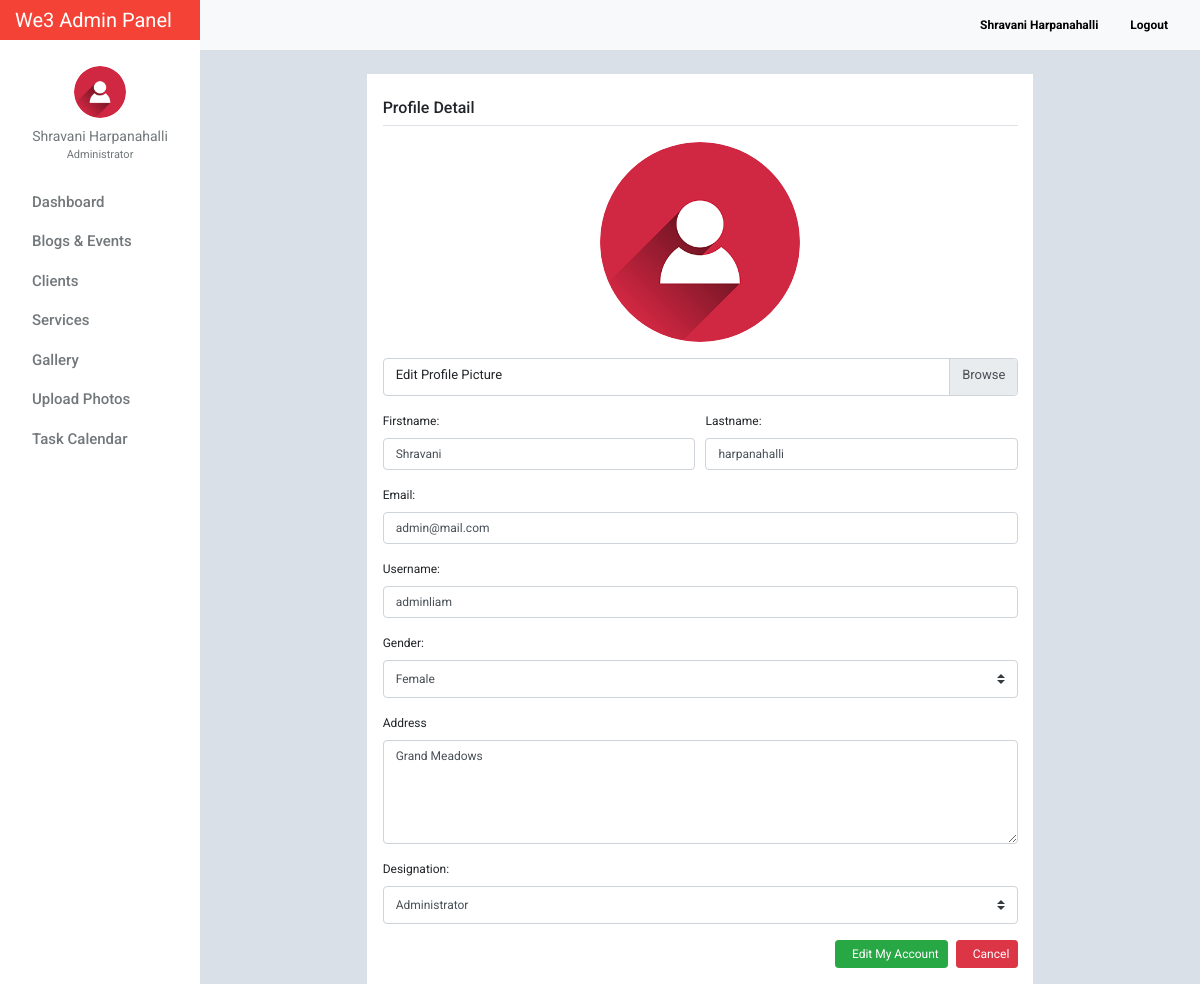
The app's page /users_profile.php (signed in) with its own data.
### tables this page shows
CREATE TABLE `tblusers` (
  `id` int(11) NOT NULL,
  `firstname` varchar(32) NOT NULL,
  `lastname` varchar(32) NOT NULL,
  `gender` enum('m','f') NOT NULL,
  `username` varchar(50) NOT NULL,
  `password` varchar(50) NOT NULL,
  `email` varchar(100) NOT NULL,
  `designation` varchar(100) NOT NULL,
  `address` text NOT NULL,
  `access_level` enum('0','1','2') NOT NULL,
  `profile_picture` varchar(100) NOT NULL,
  `date_created` varchar(100) NOT NULL
);

### include/database.php (called while the page is built, shortened)
<?php
class Database
{
    public $connection;
    public function open_connection()
    {
        $this->connection = mysqli_connect(DB_HOST, DB_USER, DB_PASS, DB_NAME);
    }
    public function query($sql)
    {
        $result = mysqli_query($this->connection, $sql);
        return $result;
    }
}
$db = new Database();
?>

### include/db_object.php (called while the page is built, shortened)
<?php
class DB_Object
{
    public static function find_by_id($id) {
        $the_result_array = static::find_by_query("SELECT * FROM " . static::$db_table . " WHERE id = $id ORDER BY id DESC  LIMIT 1 ");
        return !empty($the_result_array) ? array_shift($the_result_array) : false;
    }
    public static function find_by_query($sql) {
        global $db;
        $result_set = $db->query($sql);
        $the_object_array = array();
        while($row = mysqli_fetch_array($result_set)) {
            $the_object_array[] = static::instantiation($row);
        }
        return $the_object_array;
    }
    public static function instantiation($the_record){
        $the_object = new $calling_class;
        foreach($the_record as $the_attribute => $value)
        {
            if($the_object->has_the_attribute($the_attribute)) {
                $the_object->$the_attribute = $value;
            }
        }
        return $the_object;
    }
    private function has_the_attribute($the_attribute) {
        $object_properties = get_object_vars($this);
        return array_key_exists($the_attribute, $object_properties);
    }
}
?>

### include/Users.php (called while the page is built, shortened)
<?php
class Users extends DB_Object
{
    public $profile_picture;
    public $upload_directory = "upload/users";
    public $image_placeholder = "http://placehold.it/64x64&text=images";
    public function profile_picture_picture() {
        return empty($this->profile_picture) ? $this->image_placeholder : $this->upload_directory. '/' .$this->profile_picture;
    }
}
?>

### users_profile.php (the view, shortened to what this page needs)
<?php $users_profile = Users::find_by_id($_SESSION['id']); ?>
<!doctype html>
<html lang="en">
<head>
    <link href="css/bootstrap.min.css" rel="stylesheet">
    <link href="css/dashboard.css" rel="stylesheet">
    <link href="css/dataTables.bootstrap4.min.css" rel="stylesheet">
    <link rel="stylesheet" type="text/css"
          href="https://cdn.materialdesignicons.com/2.1.19/css/materialdesignicons.min.css">
</head>
<body>
<?php include_once 'include/sidebar.php'; ?>
<div class="row">
    <div class="col-lg-8 offset-2 pl-3 pb-3 box-shadow mt-4">
            <form method="post" action="" enctype="multipart/form-data">
                <h6 class="h6 mt-4 pb-2" style="border-bottom: 1px solid #dee2e6!important;">Profile Detail
                </h6>
                <div class="text-center mb-3 mt-3">
                    <img src="<?= $users_profile->profile_picture_picture(); ?>" style="border-radius: 50%; width: 200px;height: 200px;diplay:block;" alt="">
                </div>
                <div class="custom-file mb-3" style="font-size: 13px;">
                  <label class="custom-file-label" for="customFile">Edit Profile Picture</label>
                </div>
                <div class="form-row">
                    <div class="form-group col-md-6">
                        <label for="inputFirstname">Firstname:</label>
                        <input type="text" name="firstname" class="form-control" value="<?= $users_profile->firstname; ?>" id="inputFirstname"  placeholder="Enter firstname">
                    </div>
                   <div class="form-group col-md-6">
                        <label for="inputLastname">Lastname:</label>
                        <input type="text" name="lastname" class="form-control" value="<?= $users_profile->lastname; ?>" id="inputLastname"  placeholder="Enter lastname">
                    </div>
                </div>
                <div class="form-group">
                    <label for="inputEmail">Email:</label>
                    <input type="text" name="email" class="form-control"  value="<?= $users_profile->email; ?>" id="inputEmail" placeholder="Enter email">
                </div>
                <div class="form-group">
                    <label for="inputUsername">Username:</label>
                    <input type="text" name="username" class="form-control"  value="<?= $users_profile->username; ?>" id="inputUsername" placeholder="Enter username">
                </div>
                 <div class="form-group">
                        <label for="gender">Gender:</label>
                        <select name="gender" class="custom-select" id="gender">
                            <?php if($users_profile->gender == 'm') : ?>
                                <option value="m" selected>Male</option>
                                <option value="f">Female</option>
                            <?php else: ?>
                                <option value="f" selected>Female</option>
                            <?php endif; ?>
                        </select>
                    </div>
                <div class="form-group">
                    <label for="inputAddress">Address</label>
                    <textarea rows="5" name="address" class="form-control" id="inputAddress"  placeholder="Enter address"><?= $users_profile->address;  ?></textarea>
                </div>
                 <div class="form-group">
                    <label for="designation">Designation:</label>
                    <select name="designation" id="designation" class="custom-select">
                        <?php if($users_profile->designation == 0) : ?>
                            <option value="0" selected>Administrator</option>
                        <?php else: ?>
                            <option value="0">Administrator</option>
                            <option value="1" selected>Moderator</option>
                        <?php endif; ?>
                    </select>
                </div>
                 <a href="users.php" class="btn btn-sm btn-danger float-right" style="font-size: 12px;">
                    <i class="mdi mdi-close-circle mr-2"></i> Cancel
                </a>
                <button type="submit" name="submit" class="btn btn-sm btn-success float-right mr-2" style="font-size: 12px;">
                    <i class="mdi mdi-account-plus mr-2"></i> Edit My Account
                </button>
            </form>
    </div>
</div>
<?php include_once 'include/footer.php';?>

### include/sidebar.php (shortened to what this page needs)
<nav class="navbar sticky-top p-0" style="width: 16.7%;background-color: #f44336;">
    <a class="navbar-brand col-sm-3 col-md-2 mr-0" style="color:white;" href="dashboard.php">
        We3 Admin Panel
    </a>
</nav>
<div class="container-fluid">
    <div class="row">
        <nav class="col-md-2 d-none d-md-block bg-light sidebar">
            <div class="sidebar-sticky">
                <ul class="nav flex-column">
                    <li class="nav-item mt-3">
                        <div class="text-center">
                            <a href="users_profile.php" class="user-button">
                                <img src="<?= $users_profile->profile_picture_picture(); ?>" class="img-fluid rounded-circle" width="52" height="52" alt="">
                                <div class="user-profile"><?= $users_profile->firstname . ' ' . $users_profile->lastname; ?></div>
                            </a>
                                <div class="text-center mt-0" style="font-size: 11px;color:#72777a;">
                                    <?= ($users_profile->designation == 0) ? 'Administrator' : 'Moderator'; ?>
                                </div>
                        </div>
                    </li>
                    <li class="nav-item"><div class="dropdown-divider"></div></li>
                    <li class="nav-item">
                        <a class="nav-link" href="dashboard.php">
                            Dashboard <span class="sr-only">(current)</span>
                        </a>
                    </li>
                    <li class="nav-item"><div class="dropdown-divider"></div></li>
                    <li class="nav-item">
                        <a class="nav-link" href="blog_events.php">
                            Blogs &amp; Events
                        </a>
                    </li>
                    <li class="nav-item"><div class="dropdown-divider"></div></li>
                    <li class="nav-item">
                        <a class="nav-link" href="client.php" >
                            Clients
                        </a>
                    </li>
                    <li class="nav-item"><div class="dropdown-divider"></div></li>
                    <li class="nav-item">
                        <a class="nav-link" href="service_list.php">
                            Services
                        </a>
                    </li>
                    <li class="nav-item"><div class="dropdown-divider"></div></li>
                    <li class="nav-item">
                        <a class="nav-link" href="photos_view.php">
                            Gallery
                        </a>
                    </li>
                    <li class="nav-item"><div class="dropdown-divider"></div></li>
                    <li class="nav-item">
                        <a class="nav-link" href="photos_add.php">
                            Upload Photos
                        </a>
                    </li>
                    <li class="nav-item"><div class="dropdown-divider"></div></li>
                    <li class="nav-item">
                        <a class="nav-link" href="task_all_calendar.php">
                            Task Calendar
                        </a>
                    </li>
                </ul>
            </div>
        </nav>
        <main role="main" class="col-md-9 ml-sm-auto col-lg-10" style="margin-top: -40px;z-index: 999">
            <nav class="navbar navbar-expand-lg navbar-light bg-light" style="margin-left:-15px;margin-right: -15px;">
                <div class="form-inline my-2 my-lg-0">
                    <a class="nav-link" href="users_profile.php"><b><?= ucfirst($users_profile->firstname) . ' ' . ucfirst($users_profile->lastname); ?></b></a>
                    <a class="nav-link" href="logout.php"><b><i class="mdi mdi-logout" style="color: #f44336!important;"></i> Logout</b></a>
                </div>
            </nav>

### css/dashboard.css (style rules this page uses)
body { font-size: .875rem; font-family: 'Roboto', 'Segoe UI',sans-serif; background: #D9E0E7; }
.sidebar { position: fixed; top: 0; bottom: 0; left: 0; z-index: 100; padding: 0; box-shadow: inset -1px 0 0 rgba(0, 0, 0, .1); background-color: #fff; }
.sidebar-sticky { position: -webkit-sticky; position: sticky; top: 40px; height: calc(100vh - 48px); height: 100% !important; padding-top: 2.5rem; overflow-x: hidden; overflow-y: auto; background-color: #fff; }
.sidebar .nav-link { font-weight: 500; color: #72777a; font-size: 15px; text-transform: capitalize; transition: all 2s linear; font-family: 'Roboto', sans-serif; }
.nav.flex-column li.nav-item:nth-child(2) { margin-top:10px; }
.user-profile { color: #72777a; margin-top: 8px; }
img.img-fluid.rounded-circle { margin-top: 10px; }
.form-inline.my-2.my-lg-0 a.nav-link { color: black; font-size: 12px; }
.dropdown-divider { border-top: 1px solid #fff; }
.nav.flex-column a.nav-link { padding: .0rem 1rem; }
.user-profile { text-transform: capitalize; }
.col-lg-8.offset-2.pl-3.pb-3.box-shadow.mt-4 { background: white !important; box-shadow: none; }

### users_profile.php (style rules this page uses)
.form-control { font-size: 12px; }
.custom-file-label { color: #212529; }
.box-shadow { box-shadow: 0 0 2px 1px rgba(0, 0, 0, 0.3); font-size: 12px; }

### records on screen
tblusers: profile_picture (picture), firstname "Shravani", lastname "Harpanahalli", lastname "harpanahalli", email "admin@mail.com", username "adminliam", gender "Female", address "Grand Meadows", designation "Administrator"
